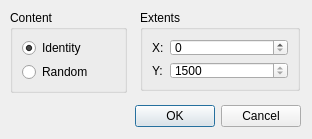
<?xml version="1.0" encoding="UTF-8"?>
<ui version="4.0">
 <class>NewMatrixDialog</class>
 <widget class="QDialog" name="NewMatrixDialog">
  <property name="geometry">
   <rect>
    <x>0</x>
    <y>0</y>
    <width>312</width>
    <height>139</height>
   </rect>
  </property>
  <property name="windowTitle">
   <string>Dialog</string>
  </property>
  <widget class="QDialogButtonBox" name="buttonBox">
   <property name="geometry">
    <rect>
     <x>-40</x>
     <y>100</y>
     <width>341</width>
     <height>32</height>
    </rect>
   </property>
   <property name="orientation">
    <enum>Qt::Horizontal</enum>
   </property>
   <property name="standardButtons">
    <set>QDialogButtonBox::Cancel|QDialogButtonBox::Ok</set>
   </property>
  </widget>
  <widget class="QGroupBox" name="matrixContentGroupBox">
   <property name="geometry">
    <rect>
     <x>10</x>
     <y>10</y>
     <width>117</width>
     <height>83</height>
    </rect>
   </property>
   <property name="title">
    <string>Content</string>
   </property>
   <layout class="QVBoxLayout" name="verticalLayout">
    <item>
     <widget class="QRadioButton" name="identityContentRadioButton">
      <property name="text">
       <string>Identity</string>
      </property>
      <property name="checked">
       <bool>true</bool>
      </property>
     </widget>
    </item>
    <item>
     <widget class="QRadioButton" name="randomContentRadioButton">
      <property name="text">
       <string>Random</string>
      </property>
      <property name="checked">
       <bool>false</bool>
      </property>
     </widget>
    </item>
   </layout>
  </widget>
  <widget class="QGroupBox" name="formGroupBox">
   <property name="geometry">
    <rect>
     <x>140</x>
     <y>10</y>
     <width>160</width>
     <height>81</height>
    </rect>
   </property>
   <property name="title">
    <string>Extents</string>
   </property>
   <layout class="QFormLayout" name="formLayout">
    <item row="0" column="0">
     <widget class="QLabel" name="xExtentLabel">
      <property name="sizePolicy">
       <sizepolicy hsizetype="Maximum" vsizetype="Preferred">
        <horstretch>0</horstretch>
        <verstretch>0</verstretch>
       </sizepolicy>
      </property>
      <property name="text">
       <string>X:</string>
      </property>
     </widget>
    </item>
    <item row="0" column="1">
     <widget class="QSpinBox" name="xExtentSpinBox">
      <property name="sizePolicy">
       <sizepolicy hsizetype="Expanding" vsizetype="Fixed">
        <horstretch>0</horstretch>
        <verstretch>0</verstretch>
       </sizepolicy>
      </property>
     </widget>
    </item>
    <item row="1" column="0">
     <widget class="QLabel" name="yExtentLabel">
      <property name="text">
       <string>Y:</string>
      </property>
     </widget>
    </item>
    <item row="1" column="1">
     <widget class="QSpinBox" name="spinBox_2">
      <property name="sizePolicy">
       <sizepolicy hsizetype="Expanding" vsizetype="Fixed">
        <horstretch>0</horstretch>
        <verstretch>0</verstretch>
       </sizepolicy>
      </property>
      <property name="minimum">
       <number>1500</number>
      </property>
      <property name="maximum">
       <number>1500</number>
      </property>
     </widget>
    </item>
   </layout>
  </widget>
 </widget>
 <resources/>
 <connections>
  <connection>
   <sender>buttonBox</sender>
   <signal>accepted()</signal>
   <receiver>NewMatrixDialog</receiver>
   <slot>accept()</slot>
   <hints>
    <hint type="sourcelabel">
     <x>248</x>
     <y>254</y>
    </hint>
    <hint type="destinationlabel">
     <x>157</x>
     <y>274</y>
    </hint>
   </hints>
  </connection>
  <connection>
   <sender>buttonBox</sender>
   <signal>rejected()</signal>
   <receiver>NewMatrixDialog</receiver>
   <slot>reject()</slot>
   <hints>
    <hint type="sourcelabel">
     <x>316</x>
     <y>260</y>
    </hint>
    <hint type="destinationlabel">
     <x>286</x>
     <y>274</y>
    </hint>
   </hints>
  </connection>
 </connections>
</ui>
